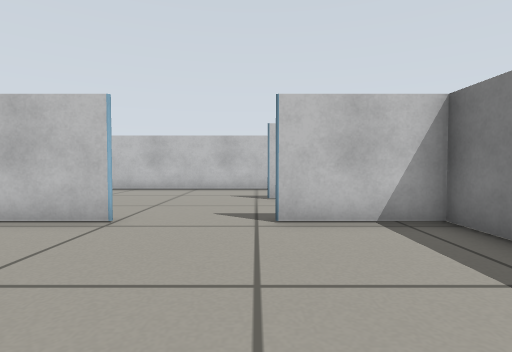
View 1 (above)

17 first-person views from a walk through a Gazebo world. The camera is 0.1 m above the floor, tilts 2° down and sees 80° across. The floor is counted in squares, 0.1 m on a side. Each view is taken from the middle of a square. On the plan, view 1 faces up. The plan holds only what a view shows up to about 12 squares ahead; the rest is blank.

View 2
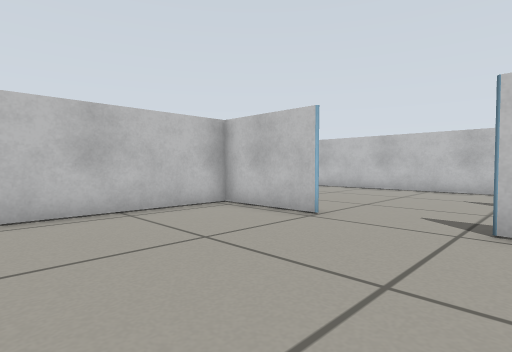

View 3
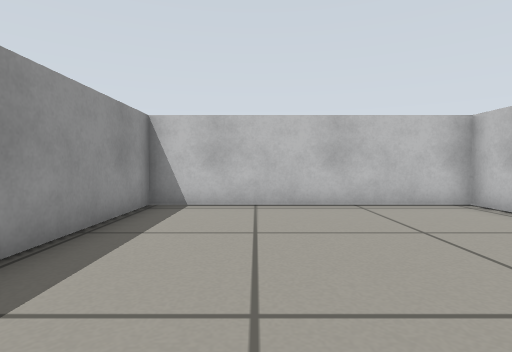

View 4
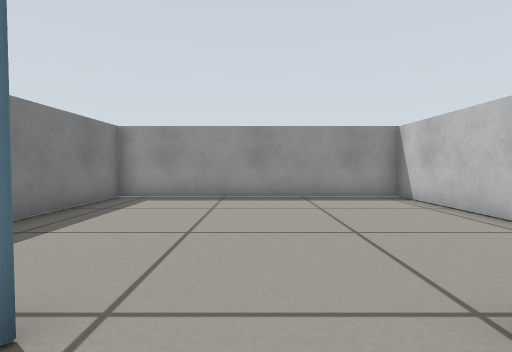

View 5
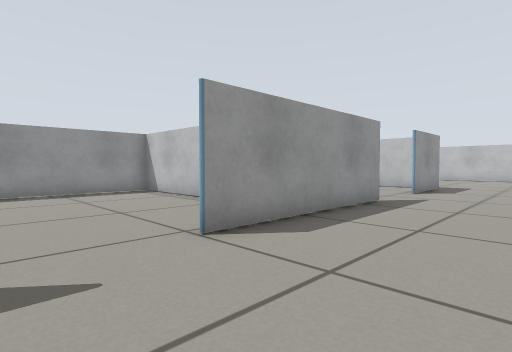

View 6
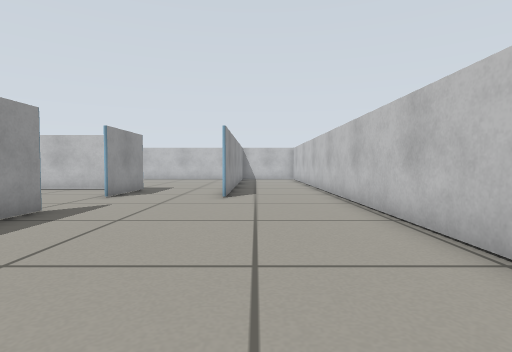

View 7
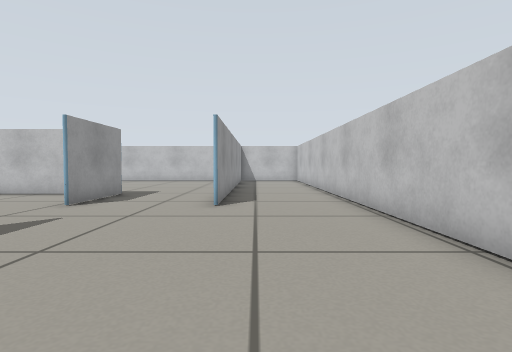

View 8
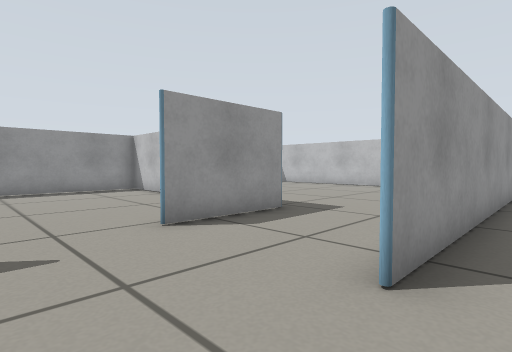

View 9
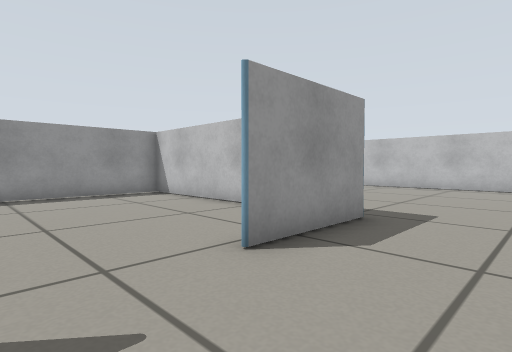

View 10
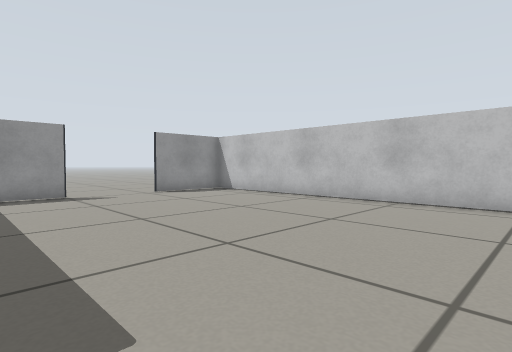

View 11
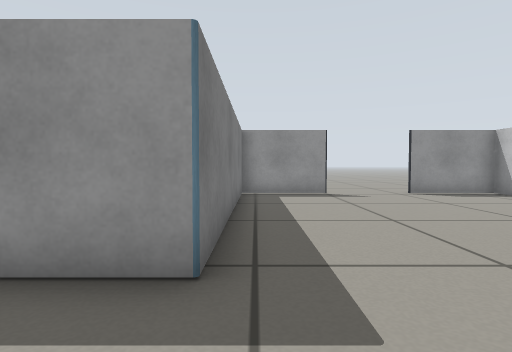

View 12
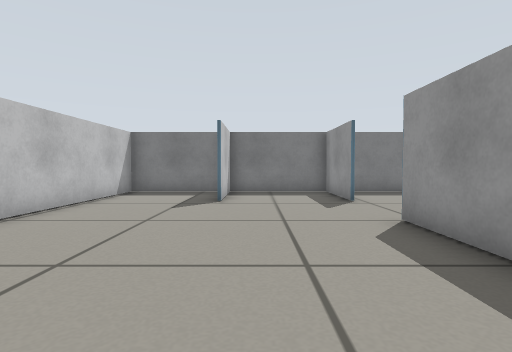

View 13
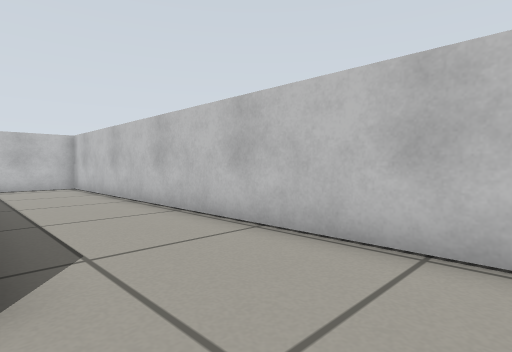

View 14
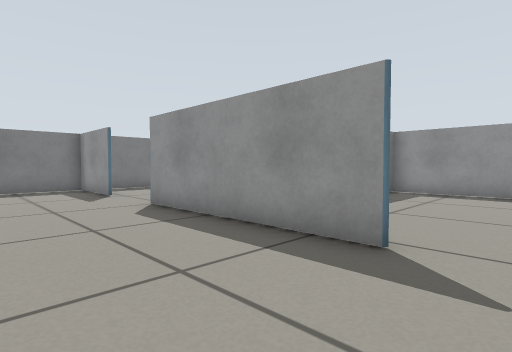

View 15
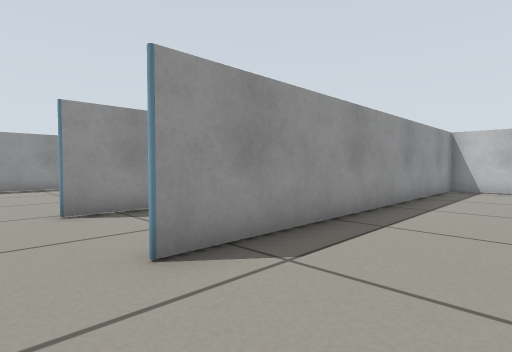

View 16
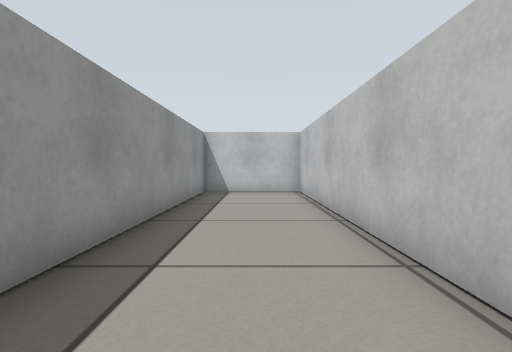

View 17
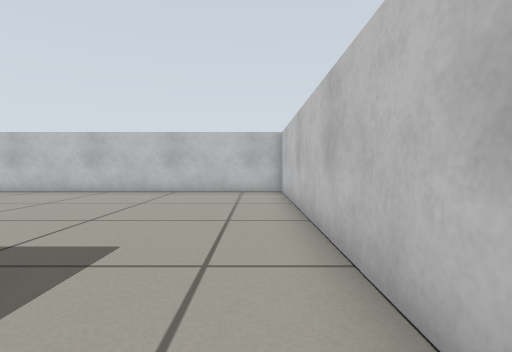

### Floor plan
Ten units are one square. View 1 is at (0, 0); x grows to the right and y downward. Boxes are objects, and circles mark ways between rooms. Rooms are numbered by the first view taken in them; rooms with no view inside come last. Other rooms are left out.
<svg viewBox="-239 -131 278 166">
<path fill="none" stroke="#000" d="M-25 -53 -55 -53 -55 28M-61 26 33 26 33 -51M34 -53 4 -53M-130 -90 -232 -90M-86 -54 -25 -54M-145 22 -145 -54 -114 -54M-175 26 -150 26M-233 -91 -233 26 -204 26M4 -54 34 -54M30 -90 4 -90M33 -51 33 -90M-50 -126 -233 -126 -233 -91M33 -94 33 -126 -34 -126M-234 -91 -114 -91M-144 -35 -144 26M-150 26 -61 26M-56 28 -56 22"/>
<circle cx="-10" cy="-50" r="3" fill="#2a7"/>
<circle cx="-55" cy="-90" r="3" fill="#2a7"/>
<circle cx="-100" cy="-50" r="3" fill="#2a7"/>
<text x="-20" y="-10">1</text>
<text x="-130" y="-60">2</text>
<text x="-90" y="-110">3</text>
<text x="-110" y="-10">4</text>
</svg>
Room 1 opens to room 2. Room 2 opens to room 3. Room 2 opens to room 4.

Where each view was taken, in squares from view 1:
view 1: 0 up, 0 right, facing up
view 2: 0 up, 1 right, facing up-left
view 3: 0 up, 2 right, facing left
view 4: 7 up, 1 left, facing down
view 5: 9 up, 0 right, facing down-left
view 6: 10 up, 2 left, facing left
view 7: 10 up, 4 left, facing left
view 8: 10 up, 9 left, facing down-left
view 9: 8 up, 9 left, facing down-left
view 10: 8 up, 15 left, facing down-left
view 11: 8 up, 15 left, facing down
view 12: 8 up, 8 left, facing right
view 13: 9 up, 9 left, facing up-left
view 14: 9 up, 10 left, facing down-right
view 15: 12 up, 10 left, facing down-left
view 16: 11 up, 12 left, facing left
view 17: 8 up, 12 left, facing left
